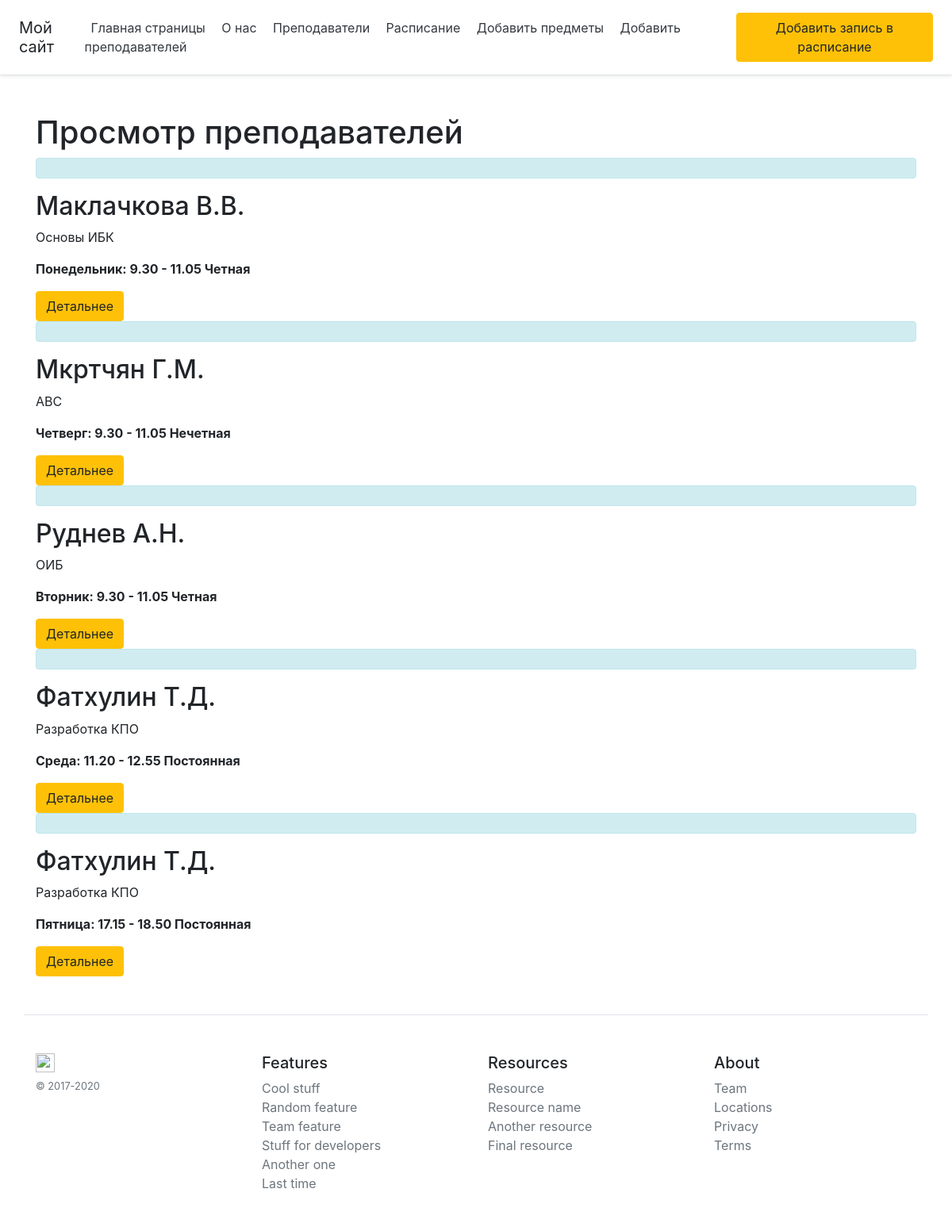
Screenshot of /teacher with the database file from the repository.
### main.py (models this page shows, shortened)
class Teacher(db.Model):
    id = db.Column(db.Integer, primary_key=True)
    name = db.Column(db.String(50), nullable=False)
    subj = db.Column(db.String(150), nullable=True)
    day = db.Column(db.String(150), nullable=True)
    time = db.Column(db.String(150), nullable=True)
    weektype = db.Column(db.Integer, nullable=False)

### main.py (the view)
@app.route('/teacher')
def teachers():
    teachers = Teacher.query.order_by(Teacher.name).all()
    return render_template("teacher.html", teachers=teachers)

### templates/teacher.html (shortened to what this page needs)
{% extends "temp.html" %}
{% block body %}
<div class="container mt-5">
<h1>Просмотр преподавателей</h1>
    {% for el in teachers %}
        <div class="alert alert-info"></div>
        <h2>{{ el.name }}</h2>
        <p>{{ el.subj }}</p>
        <p><b>{{ el.day }}: {{el.time}} {{el.weektype}}</b></p>
        <a href="/teacher/{{ el.id }}" class="btn btn-warning">Детальнее</a>
    {% endfor %}
</div>
{% endblock %}

### templates/temp.html (shortened to what this page needs)
<!doctype html>
<html lang="ru">
<head>
    <link rel="stylesheet" href="{{ url_for('static', filename='css/main.css') }}">
    <link rel = "stylesheet" href = "https://stackpath.bootstrapcdn.com/bootstrap/4.5.2/css/bootstrap.min.css">
</head>
<body>
    <div class="d-flex flex-column flex-md-row align-items-center p-3 px-md-4 mb-3 bg-white border-bottom shadow-sm">
      <h5 class="my-0 mr-md-auto font-weight-normal">Мой сайт</h5>
      <nav class="my-2 my-md-0 mr-md-3">
          <a class="p-2 text-dark" href="/">Главная страницы</a>
          <a class="p-2 text-dark" href="/about">О нас</a>
          <a class="p-2 text-dark" href="/teacher">Преподаватели</a>
          <a class="p-2 text-dark" href="/Schedule">Расписание</a>
          <a class="p-2 text-dark" href="/Subject">Добавить предметы</a>
          <a class="p-2 text-dark" href="/TeachName">Добавить преподавателей</a>
      </nav>
        <a class="btn btn-warning" href="/create-teacher">Добавить запись в расписание</a>
    </div>
    {% block body %}{% endblock %}
    <footer class="container pt-4 my-md-5 pt-md-5 border-top">
    <div class="row">
      <div class="col-12 col-md">
        <img class="mb-2" src="/docs/4.5/assets/brand/bootstrap-solid.svg" alt="" width="24" height="24">
        <small class="d-block mb-3 text-muted">© 2017-2020</small>
      </div>
      <div class="col-6 col-md">
        <h5>Features</h5>
        <ul class="list-unstyled text-small">
          <li><a class="text-muted" href="#">Cool stuff</a></li>
          <li><a class="text-muted" href="#">Random feature</a></li>
          <li><a class="text-muted" href="#">Team feature</a></li>
          <li><a class="text-muted" href="#">Stuff for developers</a></li>
          <li><a class="text-muted" href="#">Another one</a></li>
          <li><a class="text-muted" href="#">Last time</a></li>
        </ul>
      </div>
      <div class="col-6 col-md">
        <h5>Resources</h5>
        <ul class="list-unstyled text-small">
          <li><a class="text-muted" href="#">Resource</a></li>
          <li><a class="text-muted" href="#">Resource name</a></li>
          <li><a class="text-muted" href="#">Another resource</a></li>
          <li><a class="text-muted" href="#">Final resource</a></li>
        </ul>
      </div>
      <div class="col-6 col-md">
        <h5>About</h5>
        <ul class="list-unstyled text-small">
          <li><a class="text-muted" href="#">Team</a></li>
          <li><a class="text-muted" href="#">Locations</a></li>
          <li><a class="text-muted" href="#">Privacy</a></li>
          <li><a class="text-muted" href="#">Terms</a></li>
        </ul>
      </div>
    </div>
  </footer>
</body>
</html>

### rows the page displays
Teacher: name "Маклачкова В.В.", subj "Основы ИБК", day "Понедельник", time "9.30 - 11.05", weektype "Четная"
Teacher: name "Мкртчян Г.М.", subj "АВС", day "Четверг", time "9.30 - 11.05", weektype "Нечетная"
Teacher: name "Руднев А.Н.", subj "ОИБ", day "Вторник", time "9.30 - 11.05", weektype "Четная"
Teacher: name "Фатхулин Т.Д.", subj "Разработка КПО", day "Среда", time "11.20 - 12.55", weektype "Постоянная"
Teacher: name "Фатхулин Т.Д.", subj "Разработка КПО", day "Пятница", time "17.15 - 18.50", weektype "Постоянная"
